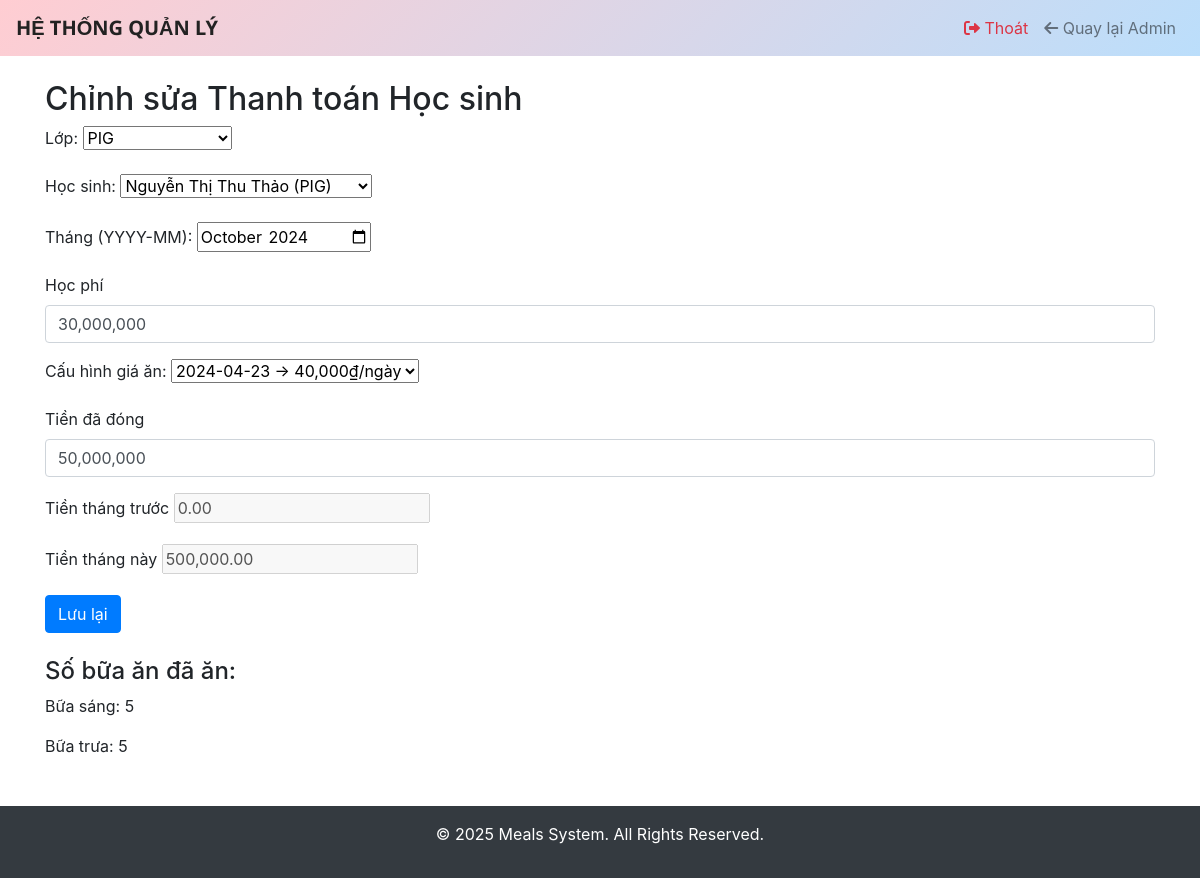
/meals/student-payment/edit/301/ (signed in), run on the app's committed database.
### meals/models.py (models this page shows, shortened)
class StudentPayment(models.Model):
    class Meta:
        unique_together = ('student', 'month')
        verbose_name = "Công nợ học sinh"
        verbose_name_plural = "Công nợ học sinh"
        permissions = [
            ("view_statistics", "Có thể xem thống kê"),
        ]
    student = models.ForeignKey(
        'Student',
        on_delete=models.CASCADE,
        verbose_name="Học sinh"
    )
    month = models.CharField(
        max_length=7,
        verbose_name="Tháng",
        help_text="Chọn tháng theo định dạng YYYY‑MM"
    )
    tuition_fee = models.DecimalField(
        max_digits=10,
        decimal_places=2,
        verbose_name="Học phí"
    )
    amount_paid = models.DecimalField(
        max_digits=10,
        decimal_places=2,
        verbose_name="Số tiền đã đóng"
    )
    remaining_balance = models.DecimalField(
        max_digits=10,
        decimal_places=2,
        null=True,
        blank=True,
        verbose_name="Số dư"
    )
    meal_price = models.ForeignKey(
        MealPrice,
        on_delete=models.PROTECT,
        verbose_name="Cấu hình giá ăn",
        help_text="Chọn cấu hình giá ăn áp dụng cho tháng này"
    )

### meals/views.py (the view)
# urls.py: path('student-payment/edit/', login_required(views.student_payment_edit), name='student_payment_edit'),
@login_required(login_url='login')
@permission_required('meals.change_studentpayment', raise_exception=True)
def student_payment_edit(request, pk=None):
    classrooms = ClassRoom.objects.all()
    if request.method == "GET" and request.GET.get('payment_id'):
        try:
            payment = StudentPayment.objects.get(id=request.GET.get('payment_id'))
        except StudentPayment.DoesNotExist:
            payment = None
    else:
        payment = get_object_or_404(StudentPayment, pk=pk) if pk else None
    if request.method == "POST":
        student_id = request.POST.get('student')
        month_val  = request.POST.get('month')
        form_instance = payment
        if not payment and student_id and month_val:
            dup = StudentPayment.objects.filter(
                student_id=student_id, month=month_val
            ).first()
            if dup:
                form_instance = dup
        form = StudentPaymentForm(request.POST, instance=form_instance)
        if form.is_valid():
            payment_obj = form.save()
            messages.success(request, "Lưu thành công")
            return redirect(request.path)
        else:
            print("Form errors:", form.errors)
    else:
        form = StudentPaymentForm(instance=payment)
    breakfast_count = lunch_count = 0
    if form.instance and form.instance.pk and form.instance.student and form.instance.month:
        try:
            y, m = map(int, form.instance.month.split("-"))
            qs = MealRecord.objects.filter(
                student=form.instance.student,
                date__year=y, date__month=m,
                meal_type__in=["Bữa sáng","Bữa trưa"]
            ).filter(Q(status="Đủ")|Q(status="Thiếu", non_eat=2))
            breakfast_count = qs.filter(meal_type="Bữa sáng").count()
            lunch_count     = qs.filter(meal_type="Bữa trưa").count()
        except Exception as e:
            print("Error counting meals:", e)
    var_is_edit = bool(payment and payment.pk)
    return render(request, 'payments/student_payment_form.html', {
        'form':             form,
        'classrooms':       classrooms,
        'is_edit':          var_is_edit,
        'breakfast_count':  breakfast_count,
        'lunch_count':      lunch_count,
    })

### meals/models.py (called while the page is built)
    def __str__(self):
        return f"{self.effective_date:%Y-%m-%d} → {self.daily_price:,}₫/ngày"

    def __str__(self):
        return self.name

    def __str__(self):
        return f"{self.name} ({self.classroom})"

### meals/templates/payments/student_payment_form.html (shortened to what this page needs)
{% extends "layout.html" %}
{% load static %}
{% block content %}
<h2>Chỉnh sửa Thanh toán Học sinh</h2>
<form method="post" id="payment-form">
    <div class="form-group">
        {{ form.classroom.label_tag }}
        {{ form.classroom }}
    </div>
    <div class="form-group">
        {{ form.student.label_tag }}
        {{ form.student }}
    </div>
    <div class="form-group">
        {{ form.month.label_tag }}
        {{ form.month }}
    </div>
    <div class="form-group">
        <label for="id_tuition_fee">{{ form.tuition_fee.label }}</label>
        <input type="text" id="id_tuition_fee" name="tuition_fee" class="form-control money"
               value="{{ form.tuition_fee.value|default_if_none:'' }}">
    </div>
    <div class="form-group">
        {{ form.meal_price.label_tag }}
        {{ form.meal_price }}
    </div>
    <div class="form-group">
        <label for="id_amount_paid">{{ form.amount_paid.label }}</label>
        <input type="text" id="id_amount_paid" name="amount_paid" class="form-control money"
               value="{{ form.amount_paid.value|default_if_none:'' }}">
    </div>
    <div class="form-group">
        <label for="id_prev_month_balance">Tiền tháng trước</label>
        {{ form.prev_month_balance }}
    </div>
    <div class="form-group">
        <label for="id_current_month_payment">Tiền tháng này</label>
        {{ form.current_month_payment }}
    </div>
    <button type="submit" class="btn btn-primary">Lưu lại</button>
</form>
<div id="meal-counts" class="mt-4">
    <h4>Số bữa ăn đã ăn:</h4>
    <p>Bữa sáng: <span id="breakfast_count">{{ breakfast_count|default:"0" }}</span></p>
    <p>Bữa trưa: <span id="lunch_count">{{ lunch_count|default:"0" }}</span></p>
</div>
{% endblock %}

### templates/layout.html (style rules this page uses)
:root { --nav-gradient-start: #FFCDD2; --nav-gradient-end: #BBDEFB; }

### data on the page
StudentPayment: student "Nguyễn Thị Thu Thảo (PIG)", month "2024-10", tuition_fee "30,000,000", meal_price "2024-04-23 → 40,000₫/ngày", amount_paid "50,000,000"

### other printed values
{{ breakfast_count|default:"0" }} "5"
{{ lunch_count|default:"0" }} "5"
{{ current_year }} "2025"
